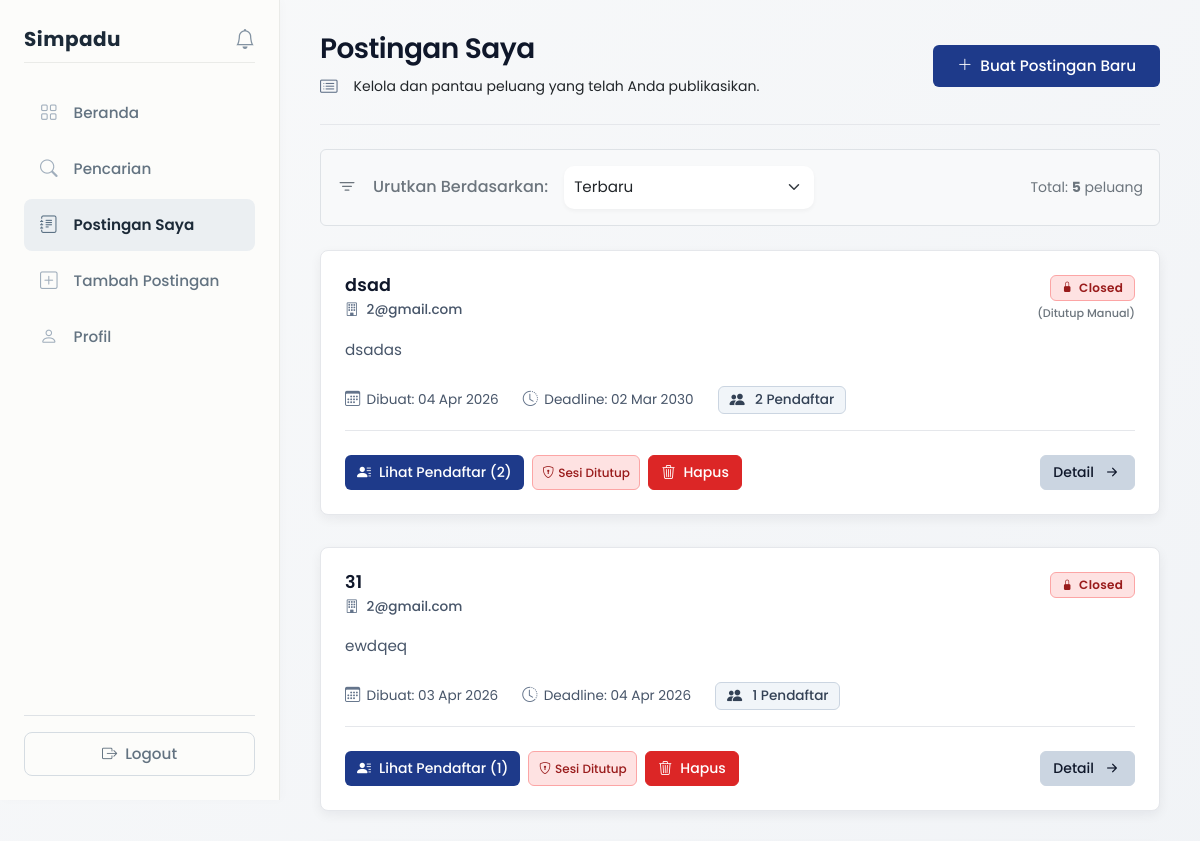
The page /views/mitra/my_posts.php (signed in, upper part) on the database as committed earlier.
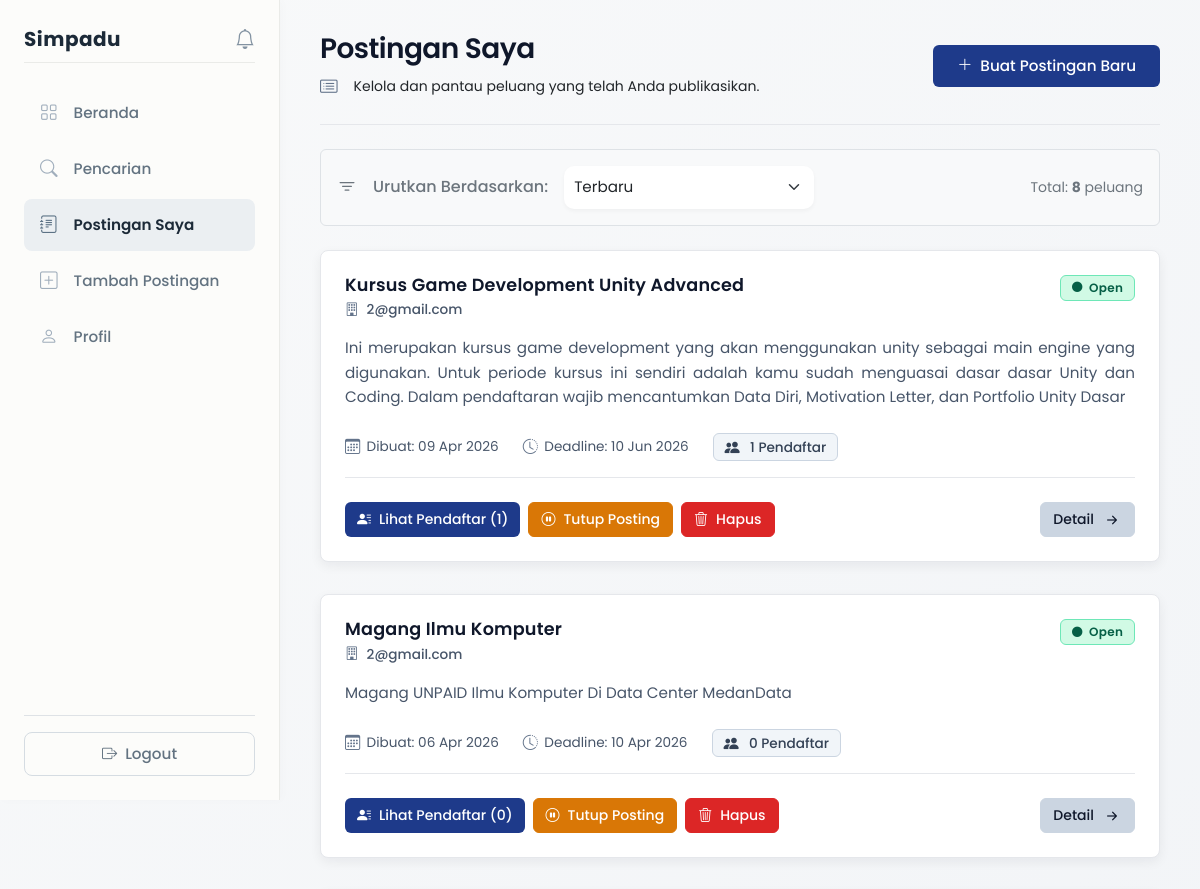
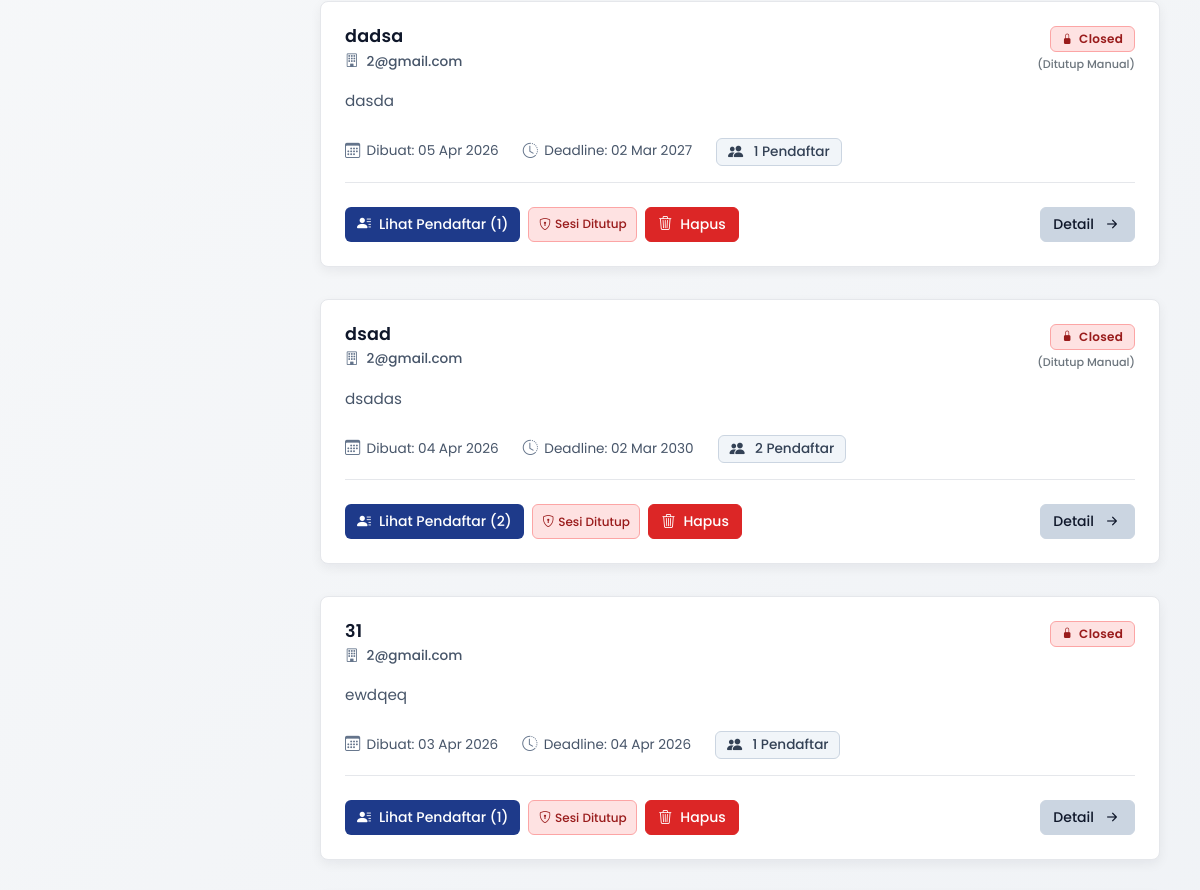
The same page on the database as committed later (2 pictures, top to bottom).
### tables this page shows
CREATE TABLE `peluang` (
  `id` int NOT NULL,
  `mitra_id` int NOT NULL,
  `judul` varchar(150) NOT NULL,
  `deskripsi` text NOT NULL,
  `tipe` enum('magang','kursus') NOT NULL,
  `lokasi` varchar(100) DEFAULT NULL,
  `kuota` int DEFAULT '0',
  `min_ipk` decimal(3,2) DEFAULT '0.00',
  `min_semester` int DEFAULT '1',
  `fakultas` varchar(100) DEFAULT NULL,
  `deadline` datetime NOT NULL,
  `status` enum('pending','approved','rejected') DEFAULT 'approved',
  `created_at` timestamp NULL DEFAULT CURRENT_TIMESTAMP,
  `closed_at` timestamp NULL DEFAULT NULL
);

CREATE TABLE `users` (
  `id` int NOT NULL,
  `email` varchar(100) NOT NULL,
  `password` varchar(255) NOT NULL,
  `role` enum('mahasiswa','mitra','admin','dpa') NOT NULL,
  `created_at` timestamp NULL DEFAULT CURRENT_TIMESTAMP,
  `status` enum('active','pending','inactive') DEFAULT 'active'
);

### views/layouts/sidebar.php (called while the page is built, shortened)
<?php
$role = $_SESSION['role'];
?>

### views/components/mitra_post_card.php (the view, shortened to what the changed rows need)
<?php
$current_date = date('Y-m-d H:i:s');
$status = ($post['deadline'] >= $current_date) ? 'Open' : 'Closed';
if ($post['is_closed']) {
    $status = 'Closed';
}
?>
<div class="card mb-4 post-card">
    <div class="card-body p-4">
        <div class="d-flex justify-content-between align-items-start mb-3">
            <div>
                <h5 class="post-title mb-1"><?php echo htmlspecialchars($post['judul']); ?></h5>
                <div class="post-subtitle d-flex align-items-center">
                    <i class="bi bi-building me-2"></i>
                    <?php echo htmlspecialchars($post['nama_mitra'] ?? 'Mitra'); ?>
                </div>
            </div>
            <div class="d-flex flex-column align-items-end">
                <span class="badge badge-status <?php echo ($status == 'Open') ? 'status-open' : 'status-closed'; ?>">
                    <?php if ($status == 'Open'): ?>
                        <i class="bi bi-circle-fill status-icon-pulse"></i> <?php echo $status; ?>
                    <?php else: ?>
                        <i class="bi bi-lock-fill status-icon"></i> <?php echo $status; ?>
                    <?php endif; ?>
                </span>
                <?php if ($post['is_closed'] && isset($post['close_reason']) && $post['close_reason'] == 'manual'): ?>
                    <small class="text-muted mt-1" style="font-size: 0.7rem; font-weight: 500;">(Ditutup Manual)</small>
                <?php endif; ?>
            </div>
        </div>
        <p class="post-desc mt-2 mb-4">
            <?php echo htmlspecialchars($post['deskripsi']); ?>
        </p>
        <div class="d-flex flex-wrap gap-4 mb-4 pb-3 border-bottom post-meta-container">
            <div class="post-meta">
                <i class="bi bi-calendar3"></i>
                <span>Dibuat: <?php echo date('d M Y', strtotime($post['created_at'])); ?></span>
            </div>
            <div class="post-meta">
                <i class="bi bi-clock-history"></i>
                <span>Deadline: <?php echo date('d M Y', strtotime($post['deadline'])); ?></span>
            </div>
            <?php if (isset($post['applicant_count'])): ?>
                <div class="post-meta meta-highlight badge">
                    <i class="bi bi-people-fill me-1"></i>
                    <?php echo $post['applicant_count']; ?> Pendaftar
                </div>
            <?php endif; ?>
        </div>
        <div class="d-flex justify-content-between align-items-center flex-wrap gap-3">
            <div class="d-flex flex-wrap gap-2">
                <?php if ($role == 'mitra'): ?>
                    <a href="<?= BASE_URL ?>/views/mitra/applicants.php?id=<?php echo $post['id']; ?>"
                       class="btn btn-navy btn-sm d-flex align-items-center gap-2">
                        <i class="bi bi-person-lines-fill"></i> Lihat Pendaftar (<?php echo $post['applicant_count'] ?? 0; ?>)
                    </a>
                    <?php if (!$post['is_closed']): ?>
                        <button type="button" class="btn btn-soft-warning btn-sm d-flex align-items-center gap-2"
                            onclick="closePost(<?php echo $post['id']; ?>, '<?php echo htmlspecialchars(addslashes($post['judul'])); ?>')">
                            <i class="bi bi-pause-circle"></i> Tutup Posting
                        </button>
                    <?php else: ?>
                        <span class="badge status-closed d-flex align-items-center gap-1" style="padding: 0.4em 0.8em;">
                            <i class="bi bi-shield-lock"></i> Sesi Ditutup
                        </span>
                    <?php endif; ?>
                    <button type="button" class="btn btn-soft-danger btn-sm d-flex align-items-center gap-2"
                        onclick="deletePost(<?php echo $post['id']; ?>, '<?php echo htmlspecialchars(addslashes($post['judul'])); ?>')">
                        <i class="bi bi-trash3"></i> Hapus
                    </button>
                <?php endif; ?>
            </div>
            <?php if ($post['is_closed']): ?>
                <a href="<?= BASE_URL ?>/views/mitra/applicants.php?id=<?php echo $post['id']; ?>"
                   class="btn btn-soft-outline btn-sm d-flex align-items-center gap-2">
                    Detail <i class="bi bi-arrow-right-short fs-5 lh-1"></i>
                </a>
            <?php else: ?>
                <a href="<?= BASE_URL ?>/views/posts/detail.php?id=<?php echo $post['id']; ?>"
                   class="btn btn-soft-outline btn-sm d-flex align-items-center gap-2">
                    Detail <i class="bi bi-arrow-right-short fs-5 lh-1"></i>
                </a>
            <?php endif; ?>
        </div>
    </div>
</div>

### views/mitra/my_posts.php (shortened to what the changed rows need)
<?php
include __DIR__ . '/../../config/database.php';
$mitra_id = $_SESSION['user_id'];
$sort_column = 'created_at';
$sort_direction = 'DESC';
$stmt = $conn->prepare("
    SELECT peluang.*, users.email AS nama_mitra, COUNT(lamaran.id) as applicant_count
    FROM peluang
    LEFT JOIN lamaran ON peluang.id = lamaran.peluang_id
    JOIN users ON peluang.mitra_id = users.id
    WHERE peluang.mitra_id = ?
    GROUP BY peluang.id
    ORDER BY peluang.{$sort_column} {$sort_direction}
");
$stmt->bind_param("i", $mitra_id);
$stmt->execute();
$result = $stmt->get_result();
$posts = $result->fetch_all(MYSQLI_ASSOC);
?>
<!DOCTYPE html>
<html lang="id">
<head>
    <link href="https://cdn.jsdelivr.net/npm/bootstrap@5.3.0/dist/css/bootstrap.min.css" rel="stylesheet">
    <link rel="stylesheet" href="https://cdn.jsdelivr.net/npm/bootstrap-icons@1.11.0/font/bootstrap-icons.css">
    <link rel="stylesheet" href="../../assets/css/design-system.css">
    <link rel="stylesheet" href="../../assets/css/global.css">
    <link rel="stylesheet" href="../../assets/css/layout.css">
    <link rel="stylesheet" href="../../assets/css/components.css">
    <link rel="stylesheet" href="../../assets/css/dashboard.css">
    <link rel="stylesheet" href="../../assets/css/mitra.css">
</head>
<body>
<div class="d-flex">
    <?php include __DIR__ . '/../layouts/sidebar.php'; ?>
    <div class="content">
        <div class="page-header d-flex flex-column flex-md-row justify-content-between align-items-md-center gap-3 mb-4">
            <div>
                <h1 class="page-title">Postingan Saya</h1>
            </div>
        </div>
        <div class="d-flex align-items-center justify-content-between bg-light p-3 rounded border mb-4">
            <div class="text-muted small text-nowrap ms-3">
                Total: <strong><?= count($posts) ?></strong> peluang
            </div>
        </div>
        <?php if (empty($posts)): ?>
            <div class="mitra-empty-state text-center py-5">
                <i class="bi bi-inbox empty-icon mb-3 d-block"></i>
                <h5 class="mb-2">Belum ada postingan</h5>
                <p class="text-muted mb-4">Anda belum mempublikasikan peluang magang atau kursus apa pun.</p>
                <a href="create_post.php" class="btn btn-navy">
                    <i class="bi bi-plus-lg me-2"></i>Buat Peluang Pertama
                </a>
            </div>
        <?php else: ?>
            <div class="d-flex flex-column gap-2">
                <?php foreach ($posts as $post): ?>
                    <?php include __DIR__ . '/../components/mitra_post_card.php'; ?>
                <?php endforeach; ?>
            </div>
        <?php endif; ?>
    </div>
</div>
</body>
</html>

Rows that differ between the two databases and show on the page:
added peluang: judul "Kursus Game Development Unity Advanced", mitra.email "2@gmail.com", deadline "Open", deskripsi "Ini merupakan kursus game development yang akan menggunakan unity sebagai main engine yang digunakan. Untuk periode kursus ini sendiri adalah kamu sudah menguasai dasar dasar Unity dan Coding. Dalam pendaftaran wajib mencantumkan Data Diri, Motivation Letter, dan Portfolio Unity Dasar", created_at "09 Apr 2026", deadline "10 Jun 2026", applicant_count "1"
added peluang: judul "Magang Ilmu Komputer", mitra.email "2@gmail.com", deadline "Open", deskripsi "Magang UNPAID Ilmu Komputer Di Data Center MedanData", created_at "06 Apr 2026", deadline "10 Apr 2026", applicant_count "0"
added peluang: judul "dadsa", mitra.email "2@gmail.com", shows "(Ditutup Manual)", deskripsi "dasda", created_at "05 Apr 2026", deadline "02 Mar 2027", applicant_count "1", shows "Sesi Ditutup"
Other text that changed with them:
count($posts): "5" → "8"
